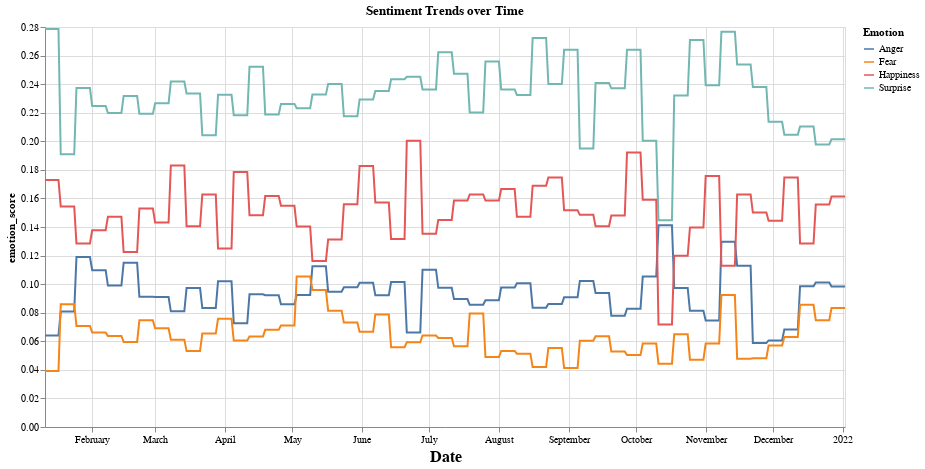

Notebook cell for this chart:
### Code cell
# chart with select Sentiment Scores
chart_TDM_GME_sentiment = alt.Chart(data_melt_select).mark_line().encode(
    x=alt.X('Date:T', axis=alt.Axis(titleFontSize=16)),
    y='emotion_score:Q',
    color='Emotion:N',
    tooltip=['Date:T', 'Emotion:N','emotion_score:Q']
).properties(
    width=800,
    height=400,
    title="Sentiment Trends over Time"
).interactive()
chart_TDM_GME_sentiment

### Figure 1 — Vega-Lite specification as saved in the notebook (floating-point values rounded to 4 significant figures; data arrays with more than 128 entries replaced by an {"elided": "..."} marker saying what was removed)
{"config": {"view": {"continuousWidth": 300, "continuousHeight": 300}}, "data": {"name": "data-18c6221e52908538058bb25d89e5ea3a"}, "mark": {"type": "line"}, "encoding": {"color": {"field": "Emotion", "type": "nominal"}, "tooltip": [{"field": "Date", "type": "temporal"}, {"field": "Emotion", "type": "nominal"}, {"field": "emotion_score", "type": "quantitative"}], "x": {"axis": {"titleFontSize": 16}, "field": "Date", "type": "temporal"}, "y": {"field": "emotion_score", "type": "quantitative"}}, "height": 400, "params": [{"name": "param_2", "select": {"type": "interval", "encodings": ["x", "y"]}, "bind": "scales"}], "title": "Sentiment Trends over Time", "width": 800, "$schema": "https://vega.github.io/schema/vega-lite/v5.14.1.json", "datasets": {"data-18c6221e52908538058bb25d89e5ea3a": {"elided": "1428 records"}}}
